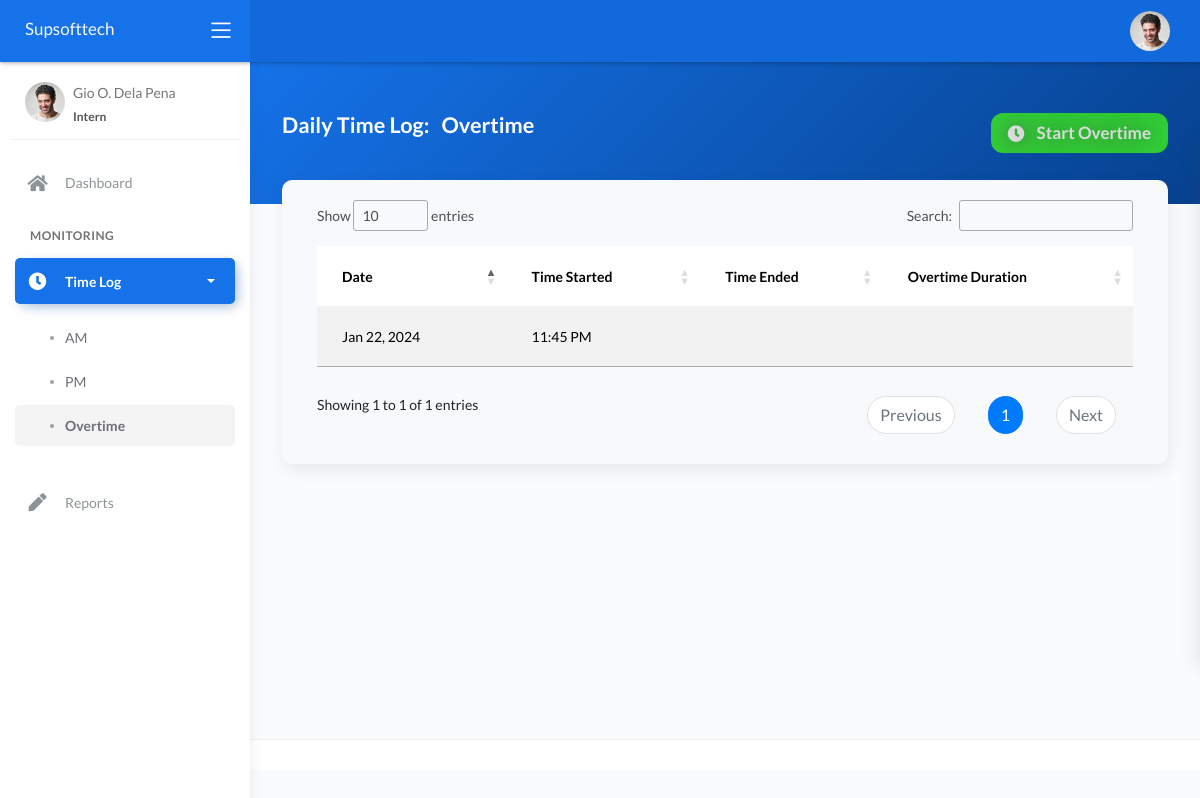
The app's page /authenticated/overtime.php (signed in) with its own data.
### tables this page shows
CREATE TABLE `interns` (
  `id` int(11) NOT NULL,
  `user_id` int(11) NOT NULL,
  `firstname` varchar(199) NOT NULL,
  `middlename` varchar(199) NOT NULL,
  `lastname` varchar(199) NOT NULL,
  `gender` enum('Male','Female') NOT NULL,
  `birthdate` date NOT NULL,
  `email` varchar(199) NOT NULL,
  `status` int(1) NOT NULL COMMENT '0 = Out\r\n1 = In',
  `overtime_status` int(1) NOT NULL COMMENT '0=Off\r\n1=On',
  `avatar` varchar(199) DEFAULT NULL,
  `target_hours` time NOT NULL,
  `completed_hours` time NOT NULL,
  `remaining_hours` time NOT NULL,
  `total_hours_worked_am` time NOT NULL,
  `total_hours_worked_pm` time NOT NULL,
  `total_overtime` time NOT NULL
);

CREATE TABLE `daily_time_records` (
  `id` int(11) NOT NULL,
  `intern_id` int(11) NOT NULL,
  `arrival_am` time DEFAULT NULL,
  `departure_am` time DEFAULT NULL,
  `late_am` time DEFAULT NULL,
  `worked_hours_am` time DEFAULT NULL,
  `arrival_pm` time DEFAULT NULL,
  `departure_pm` time DEFAULT NULL,
  `late_pm` time DEFAULT NULL,
  `worked_hours_pm` time DEFAULT NULL,
  `overtime_start` time DEFAULT NULL,
  `overtime_end` time DEFAULT NULL,
  `overtime_duration` time DEFAULT NULL,
  `date` date NOT NULL DEFAULT current_timestamp()
);

### backend/conn.php (called while the page is built, shortened)
<?php
class DBConnection{
    private $host = "localhost";
    private $username = "root";
    private $password = "";
    private $database = "core_idtr_system";
    public $conn;
    public function __construct(){
        if(!isset($this->conn)){
            $this->conn = new mysqli($this->host, $this->username, $this->password, $this->database);
            $this->conn->query("UPDATE interns SET remaining_hours = TIMEDIFF(target_hours, completed_hours)");
        }
    }
}
?>

### backend/const.php (called while the page is built, shortened)
<?php
require_once('conn.php');
$db = new DBConnection();
$getUserDetailsQry = "SELECT * FROM interns WHERE user_id = ? LIMIT 1";
$getUserDetails = $db->conn->prepare($getUserDetailsQry);
$getUserDetails->bind_param('s', $_SESSION['id']);
$getUserDetails->execute();
$userDetails = $getUserDetails->get_result();
$userDetails = $userDetails->fetch_assoc();
$currentTime = date('H:i:s');
$formattedCurrentTime = date('h:i A');
$currentDate = date('Y-m-d');
$intern_id = $userDetails['id'];
$firstname = $userDetails['firstname'];
$middlename = $userDetails['middlename'];
$lastname = $userDetails['lastname'];
$overtime_status = $userDetails['overtime_status'];
?>

### authenticated/overtime.php (the view, shortened to what this page needs)
<?php require_once('../inc/header.php'); ?>
	<div class="wrapper">
		<div class="main-header">
			<?php require_once('../inc/logo-header.php'); ?>
			<?php require_once('../inc/nav-header.php'); ?>
		</div>
		<?php require_once('../inc/nav-sidebar.php'); ?>
		<div class="main-panel">
			<div class="content">
				<div class="panel-header bg-primary-gradient">
					<div class="page-inner py-5">
						<div class="d-flex justify-content-between align-items-md-center flex-column flex-md-row">
							<div>
								<h2 class="text-white pb-2 fw-bold">Daily Time Log: <span class="ml-2">Overtime</span></h2>
							</div>
							<div class="d-flex" style="gap:7px;">
								<?php if($overtime_status == 0): ?>
								<div>
									<button class="log bg-success" onclick="handleOvertimeStart(<?= $intern_id ?>, '<?= $currentTime ?>', '<?= $currentDate ?>', '<?= $formattedCurrentTime ?>')">
										<span><i class="fas fa-clock"></i> Start Overtime</span>
									</button>
								</div>
								<?php endif; ?>
							</div>
						</div>
					</div>
				</div>
				<div class="page-inner mt--5">
					<div class="card bg-light" style="border-radius:10px;">
						<div class="card-body">
							<div class="table-responsive">
								<table id="dailyTimeLog" class="table table-striped table-hover" style="width:100%;">
									<thead>
										<tr>
											<th>Date</th>
											<th>Time Started</th>
											<th>Time Ended</th>
											<th>Overtime Duration</th>
										</tr>
									</thead>
									<tbody>
										<?php
											$fetchMyTimeLogQuesry = "SELECT * FROM `daily_time_records` WHERE intern_id = '$intern_id' AND overtime_start IS NOT NULL ORDER BY date DESC";
											$result = $db->conn->query($fetchMyTimeLogQuesry);
											if ($result->num_rows > 0):
												while($row = $result->fetch_assoc()):
										?>
										<tr>
											<td><?= date_create($row['date'])->format('M d, Y') ?></td>
											<td><?= $row['overtime_start'] ? date_create($row['overtime_start'])->format('h:i A'):''; ?></td>
											<td><?= $row['overtime_end'] ? date_create($row['overtime_end'])->format('h:i A'):''; ?></td>
											<td><?= $row['overtime_duration']; ?></td>
										</tr>
										<?php endwhile; else: ?>
										<tr>
											<td class="text-center" colspan="6">No Overtime Log.</td>
										</tr>
										<?php endif;?>
									</tbody>
								</table>
							</div>
						</div>
					</div>
				</div>
			</div>
			<footer class="footer">
			</footer>
		</div>
	</div>
<?php require_once('../inc/footer.php'); ?>

### inc/nav-sidebar.php (shortened to what this page needs)
<?php
$currentPage = basename($_SERVER['PHP_SELF']);
?>
<div class="sidebar sidebar-style-2">
    <div class="sidebar-wrapper scrollbar scrollbar-inner">
        <div class="sidebar-content">
            <div class="user">
                <div class="avatar-sm float-left mr-2">
                    <img src="../assets/img/profile.jpg" alt="..." class="avatar-img rounded-circle">
                </div>
                <div class="info">
                    <a data-toggle="collapse" href="#collapseExample" aria-expanded="true">
                        <span>
                            <?= $firstname." ".substr($middlename, 0, 1).". ".$lastname; ?>
                            <span class="user-level">Intern</span>
                        </span>
                    </a>
                </div>
            </div>
            <ul class="nav nav-primary">
                <li class="nav-item <?= $currentPage=='index.php' ? 'active':'' ?>">
                    <a href="index.php" class="collapsed" aria-expanded="false">
                        <i class="fas fa-home"></i>
                        <p>Dashboard</p>
                    </a>
                </li>
                <li class="nav-section">
                    <h4 class="text-section">Monitoring</h4>
                </li>
                <li class="nav-item <?= $currentPage=='timeLog_am.php' || $currentPage=='timeLog_pm.php' || $currentPage=='overtime.php' ? 'active':'' ?>">
                    <a data-toggle="collapse" href="#timeLog" class="collapsed" aria-expanded="false">
                        <i class="fas fa-clock"></i>
                        <p>Time Log</p>
						<span class="caret"></span>
                    </a>
                    <div class="collapses" id="timeLog">
                        <ul class="nav nav-collapse" >
                            <li class=" <?= $currentPage=='timeLog_am.php' ? 'active':'' ?>">
                                <a href="timeLog_am.php">
                                    <span class="sub-item">AM</span>
                                </a>
                            </li>
                            <li class=" <?= $currentPage=='timeLog_pm.php' ? 'active':'' ?>">
                                <a href="timeLog_pm.php">
                                    <span class="sub-item">PM</span>
                                </a>
                            </li>
                            <li class=" <?= $currentPage=='overtime.php' ? 'active':'' ?>">
                                <a href="overtime.php">
                                    <span class="sub-item">Overtime</span>
                                </a>
                            </li>
                        </ul>
                    </div>
                </li>
                <li class="nav-item <?= $currentPage=='reports.php' ? 'active':'' ?>">
                    <a href="reports.php">
                        <i class="fas fa-pen"></i>
                        <p>Reports</p>
                    </a>
                </li>
            </ul>
        </div>
    </div>
</div>

### authenticated/overtime.php (style rules this page uses)
.log { font-size: 17px; border-radius: 12px; color: rgb(218, 218, 218); border: none; padding: 2px; font-weight: 700; cursor: pointer; position: relative; overflow: hidden; transition: all 0.4s; }
.log span { border-radius: 10px; padding: 5px 15px; text-shadow: 0px 0px 20px #4b4b4b; width: 100%; display: flex; align-items: center; gap: 12px; color: inherit; transition: all 0.4s; }

### records on screen
interns: firstname "Gio", middlename "O", lastname "Dela Pena"
daily_time_records: date "Jan 22, 2024", overtime_start "11:45 PM"
